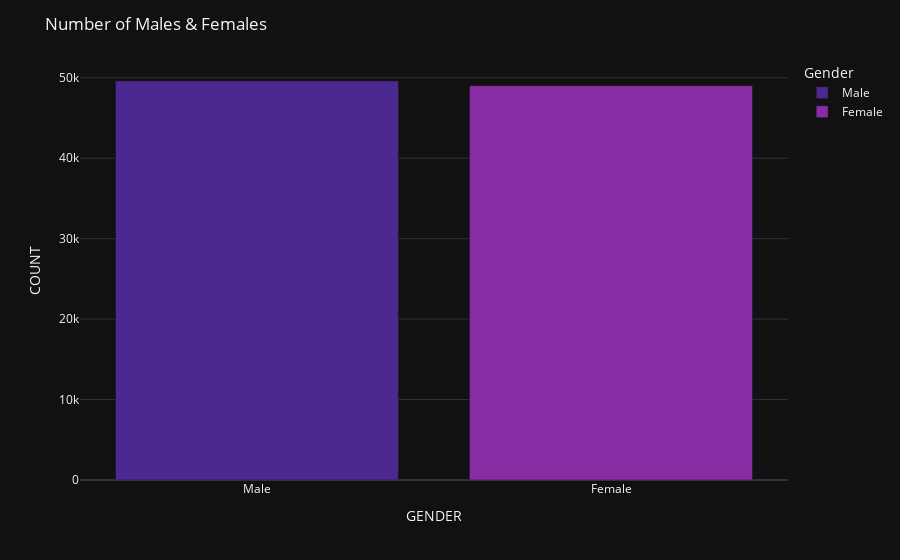

This figure's notebook cell:
### Markdown cell above
#### This bar chart represents the number of males and females in a dataset. Here’s what it indicates:

Balanced Gender Distribution: The counts for males and females are nearly equal, suggesting a well-balanced representation of both genders in the dataset.
Counts Around 50k: Each gender has a count close to 50,000, indicating a large sample size.
Color Coding: The chart uses different shades of purple for males and females, making the distinction clear.
Readability: The dark theme enhances visibility, with labels clearly indicating the gender categories and count values.

### Code cell
fig=px.bar(data,x='Gender',y='count',color='Gender',color_discrete_sequence=px.colors.sequential.Agsunset,template = 'plotly_dark')
fig.update_layout(title_text='Number of Males & Females', xaxis_title='GENDER', yaxis_title='COUNT')

fig.show()

### Figure 1 — Plotly figure (JSON) as saved in the notebook; plotly's stock layout.template omitted (floating-point values rounded to 4 significant figures)
{"data": [{"alignmentgroup": "True", "hovertemplate": "Gender=%{x}<br>count=%{y}<extra></extra>", "legendgroup": "Male", "marker": {"color": "rgb(75, 41, 145)", "pattern": {"shape": ""}}, "name": "Male", "offsetgroup": "Male", "orientation": "v", "showlegend": true, "textposition": "auto", "type": "bar", "x": ["Male"], "xaxis": "x", "y": [49598], "yaxis": "y"}, {"alignmentgroup": "True", "hovertemplate": "Gender=%{x}<br>count=%{y}<extra></extra>", "legendgroup": "Female", "marker": {"color": "rgb(135, 44, 162)", "pattern": {"shape": ""}}, "name": "Female", "offsetgroup": "Female", "orientation": "v", "showlegend": true, "textposition": "auto", "type": "bar", "x": ["Female"], "xaxis": "x", "y": [49021], "yaxis": "y"}], "layout": {"autosize": true, "barmode": "relative", "legend": {"title": {"text": "Gender"}, "tracegroupgap": 0}, "margin": {"t": 60}, "title": {"text": "Number of Males & Females"}, "xaxis": {"anchor": "y", "autorange": true, "categoryarray": ["Male", "Female"], "categoryorder": "array", "domain": [0, 1], "range": [-0.5, 1.5], "title": {"text": "GENDER"}, "type": "category"}, "yaxis": {"anchor": "x", "autorange": true, "domain": [0, 1], "range": [0, 52210.0], "title": {"text": "COUNT"}, "type": "linear"}}}
